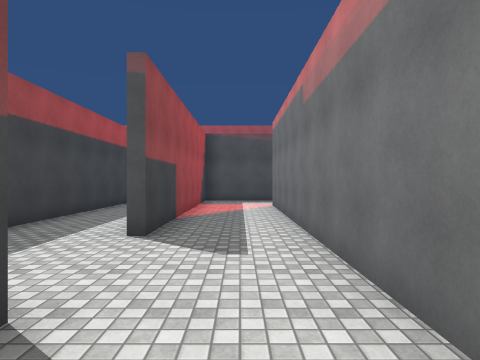
view 1 (above)

24 first-person views from a walk through a Unity game level. The camera is 1.5 m above the floor, looks level and sees 75° across. The floor is counted in squares, 2 m on a side. Each view is taken from the middle of a square. On the plan, view 1 faces up. The plan holds only what a view shows up to about 10 squares ahead; the rest is blank. The place goes on beyond the plan. The player character is not drawn. Some animated figures are not drawn. Surface patterns are stand-ins for the level's own textures.

view 2
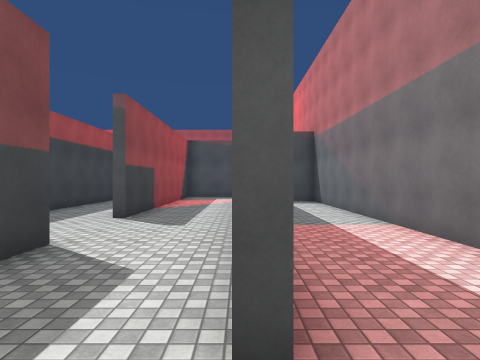

view 3
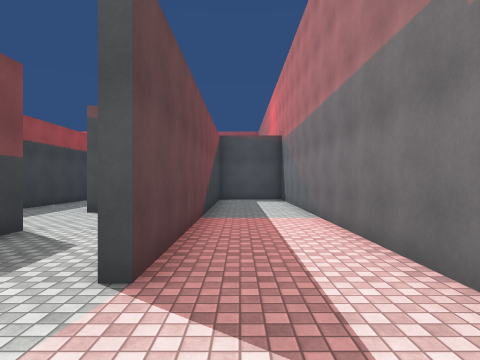

view 4
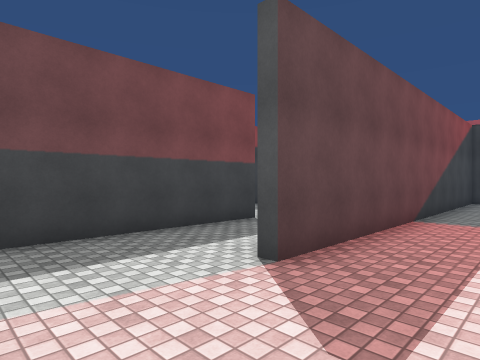

view 5
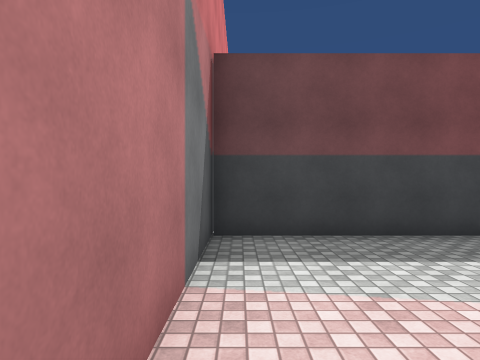

view 6
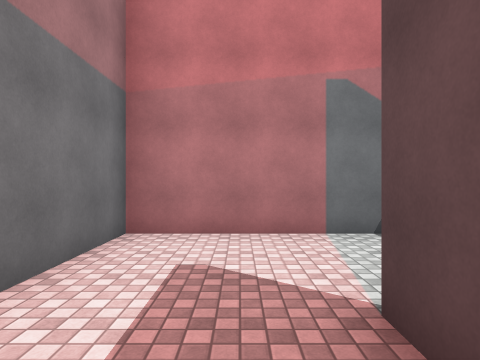

view 7
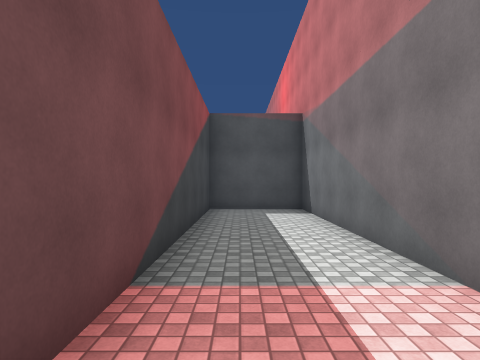

view 8
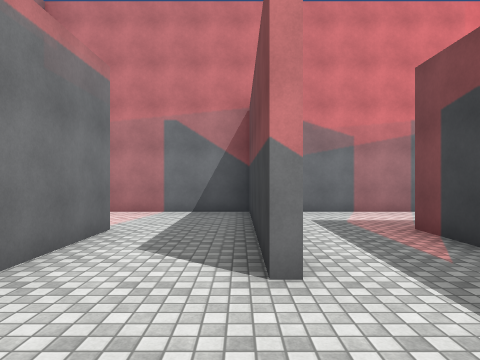

view 9
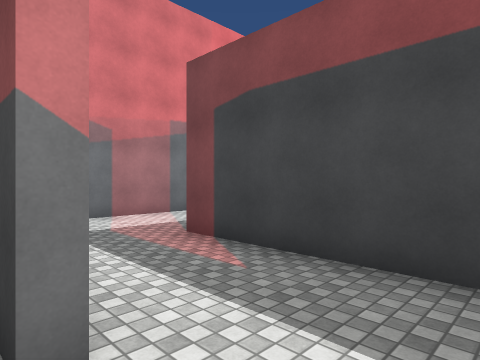

view 10
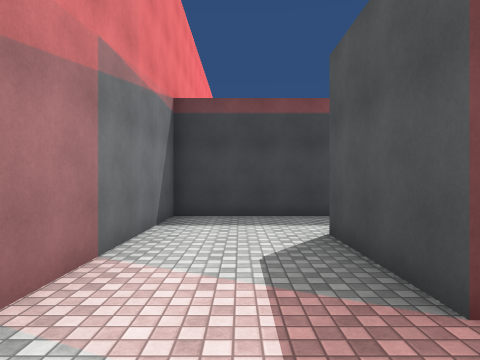

view 11
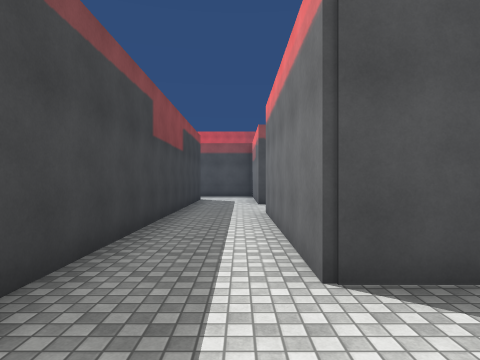

view 12
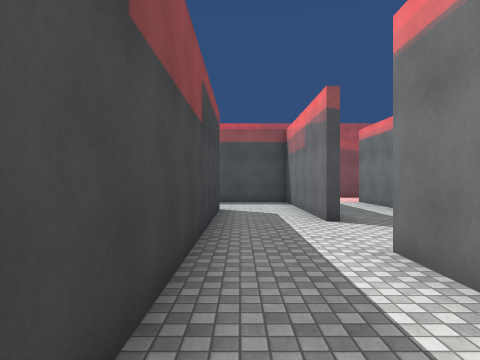

view 13
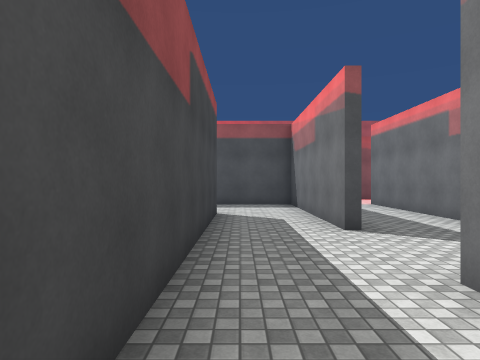

view 14
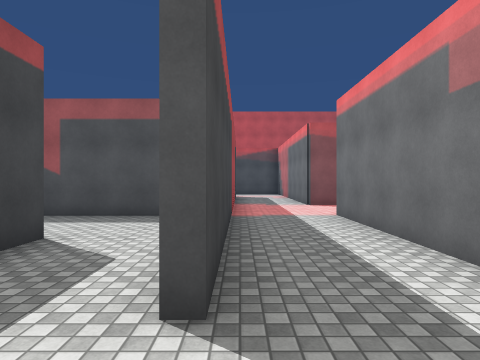

view 15
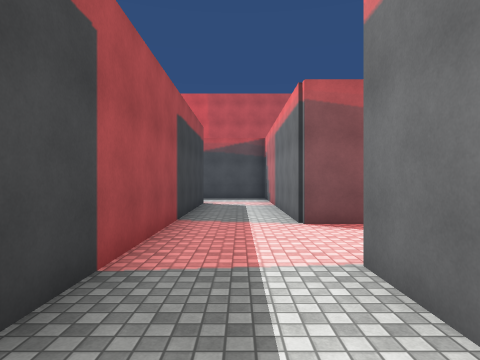

view 16
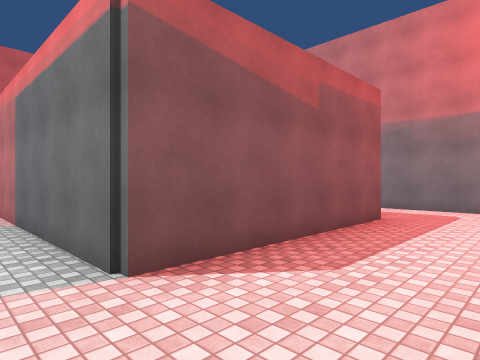

view 17
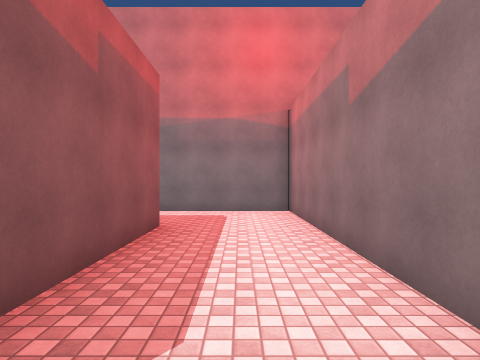

view 18
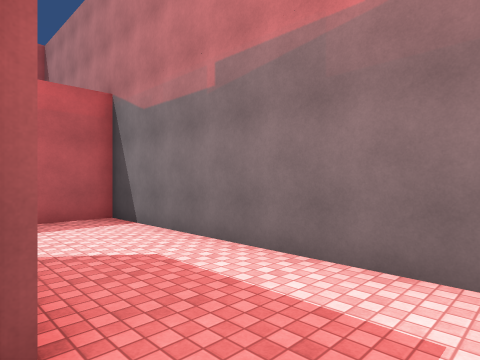

view 19
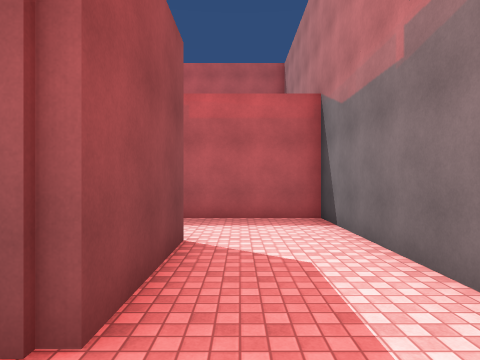

view 20
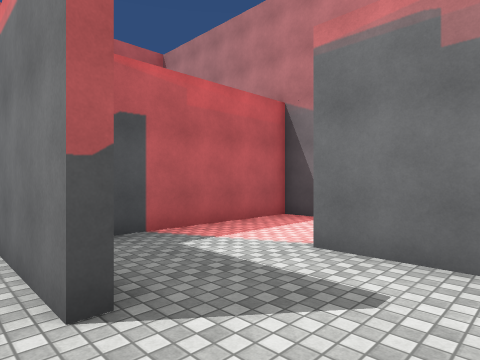

view 21
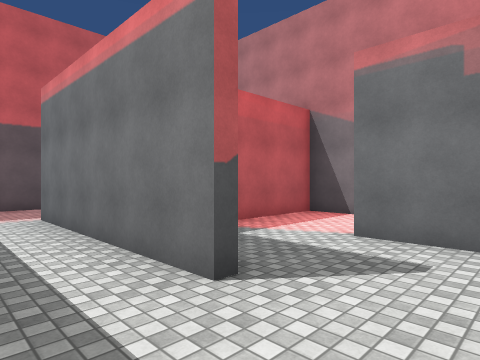

view 22
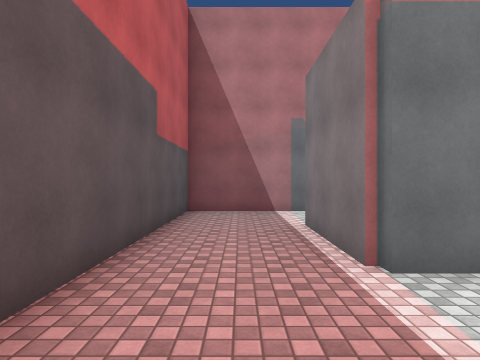

view 23
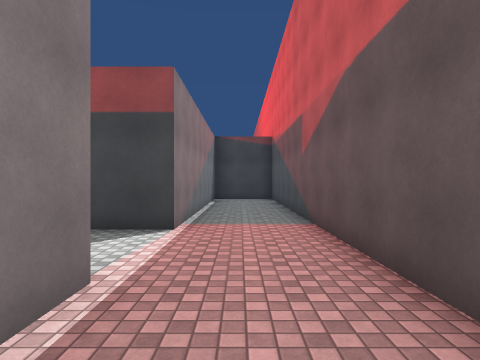

view 24
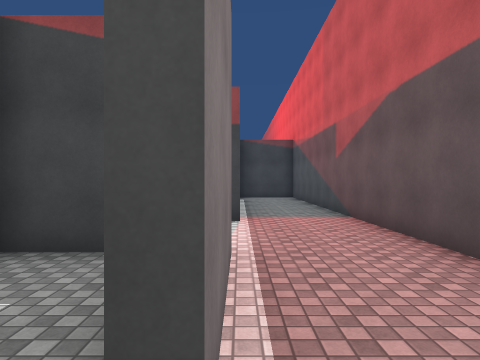

### Floor plan
Ten units are one square. View 1 is at (0, 0); x grows to the right and y downward. Boxes are objects, and circles mark ways between rooms. Rooms are numbered by the first view taken in them; rooms with no view inside come last. Other rooms are left out.
<svg viewBox="-106 -248 147 287">
<path fill="none" stroke="#000" d="M10 8 10 -14M-12 -18 -12 34 36 34 36 -90 12 -90 12 8M-64 -66 -64 -116 -101 -116M-37 -28 -37 8 -64 8 -64 -44M-85 -91 -85 34 -15 34M-37 -100 -37 -42M-12 -100 -12 -41M10 -14 10 -91M-39 -76 -39 -118M-39 -143 -39 -199M-62 -189 -62 -66M12 -169 12 -143 -39 -143M-25 -118 36 -118 36 -192 -2 -192M-60 -219 -37 -219 -37 -208M-15 -168 -15 -219 12 -219M36 -214 36 -243 -89 -243M10 -154 10 -170"/>
<circle cx="0" cy="-5" r="3" fill="#2a7"/>
<circle cx="-60" cy="-55" r="3" fill="#2a7"/>
<circle cx="-50" cy="-130" r="3" fill="#2a7"/>
<circle cx="10" cy="-175" r="3" fill="#2a7"/>
<circle cx="-10" cy="-155" r="3" fill="#2a7"/>
<text x="20" y="-20">1</text>
<text x="-60" y="-50">2</text>
<text x="-50" y="-100">3</text>
<text x="20" y="-150">4</text>
<text x="-30" y="-210">5</text>
<text x="0" y="-160">6</text>
</svg>
Room 1 opens to room 2. Room 2 opens to room 3. Room 3 opens to room 4. Room 4 opens to room 6. Room 5 opens to room 6.

Where each view was taken, in squares from view 1:
view 1: 0 up, 0 right, facing up
view 2: 2 down, 1 right, facing up
view 3: 3 down, 2 right, facing up
view 4: 3 down, 3 right, facing up-left
view 5: 3 down, 3 right, facing left
view 6: 1 up, 2 right, facing down
view 7: 1 up, 2 right, facing up
view 8: 4 up, 1 left, facing down
view 9: 3 up, 1 left, facing down-left
view 10: 2 down, 2 left, facing left
view 11: 3 down, 7 left, facing up
view 12: 1 up, 8 left, facing up
view 13: 2 up, 8 left, facing up
view 14: 5 up, 6 left, facing up
view 15: 9 up, 5 left, facing up
view 16: 12 up, 5 left, facing up-right
view 17: 13 up, 4 left, facing right
view 18: 13 up, 1 right, facing up-right
view 19: 13 up, 2 right, facing up
view 20: 15 up, 2 left, facing up-right
view 21: 15 up, 3 left, facing up-right
view 22: 23 up, 4 left, facing right
view 23: 23 up, 1 right, facing left
view 24: 22 up, 2 right, facing left
